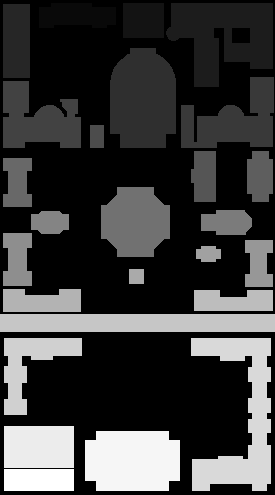
#> input picture Labeled.pgm, 275 x 495 px
$ python main.py
#> lines starting #> are read from the running program, lines starting #| are printed output that depends on the picture; after the words box and inside, x2 and y2 are one past the last pixel; in counts of white or black regions, pixels touching at a corner belong together
import cv2
import numpy as np
import pandas as pd
import math
from collections import Counter


#HELPER FUNCTION FOR SHAPE CONFIGURATION - MAJORITY BLACK PIXELS
def bp(matrix):
    black_pixels = np.sum(matrix == 0)
    total_pixels = matrix.size
    return black_pixels > (total_pixels / 2)

#HELPER FUNCTION FOR CONTOUR SHAPE
def shape_category(contour, image):

    x, y, w, h = cv2.boundingRect(contour) # Find the bounding rectangle around the contour
    rect = image[y:y+h, x:x+w] # Extract the part of the input image corrensponding to the rectangle
    cell_width = w // 4 # Calculate the width and height of each grid cell
    cell_height = h // 3

    # Create arrays to hold the pixels of each section
    sec1 = rect[0:cell_height, 0:cell_width]
    sec2 = rect[0:cell_height, cell_width:cell_width*2]
    sec3 = rect[0:cell_height, cell_width*2:cell_width*3]
    sec4 = rect[0:cell_height, cell_width*3:w]
    sec5 = rect[cell_height:cell_height*2, 0:cell_width]
    sec6 = rect[cell_height:cell_height*2, cell_width:cell_width*2]
    sec7 = rect[cell_height:cell_height*2, cell_width*2:cell_width*3]
    sec8 = rect[cell_height:cell_height*2, cell_width*3:w]
    sec9 = rect[cell_height*2:cell_height*3, 0:cell_width]
    sec10 = rect[cell_height*2:cell_height*3, cell_width:cell_width*2]
    sec11 = rect[cell_height*2:cell_height*3, cell_width*2:cell_width*3]
    sec12 = rect[cell_height*2:cell_height*3, cell_width*3:w]

    #determine the specs for each shape (more explanation in writeup)
    if (bp(sec5) and bp(sec6)):
        return "C-shaped"
    elif (bp(sec5) and bp(sec8)):
        return "I-shaped"
    elif (bp(sec7)):
        return "L-shaped"
    elif (bp(sec5) == False and bp(sec8) == False):
        return "rectangular"
    elif ( bp(sec1)!= bp(sec12) or bp(sec9)!= bp(sec4)):
        return "asymmetrical"

#HELPER FUNCTION FOR BOX_SIZE
def get_box_size(area):
    if area <= 2000:
        if area <=200:
            return "Smallest"
        else:
            return "Small"
    elif area > 2000 and area <= 5000:
        return "Medium"
    elif area > 5000:
        if area > 12000:
            return "Largest"
        else:
            return "Large"

#HELPER FUCNTION FOR BOX ASPECT RATIO
def aspect_ratio(box):
    width = abs(box[0][0] - box[1][0])
    height = abs(box[0][1] - box[1][1])
    diagonal = int(np.sqrt((width ** 2) + (height ** 2)))

    if height != 0:
        aspect_ratio = width / height
    else:
        aspect_ratio = 0

    if aspect_ratio < 0.75:
        return "narrow"
    elif aspect_ratio > 1.33:
        return "wide"
    else:
        return "medium-width"

#HELPER FUNCTION FOR BOX OVERLAP
def check_overlap(rect1, rect2):

    rect1_ur = rect1[0]
    rect1_ll = rect1[1]
    rect2_ur = rect2[0]
    rect2_ll = rect2[1]

    # Check for overlap
    if rect1_ur[0] < rect2_ll[0] or rect2_ur[0] < rect1_ll[0]:
        return False # Rectangles don't overlap horizontally
    if rect1_ur[1] < rect2_ll[1] or rect2_ur[1] < rect1_ll[1]:
        return False # Rectangles don't overlap vertically
    return True

#HELPER FUNCTION FOR VERTICAL LOCATION
def get_vert_section(image, contour):

    # Get the height and width of the input image
    height, width = image.shape[:2]

    # Calculate the bounds of each section
    uppermost_bounds = (0, 0, width, height // 5)
    upper_bounds = (0, height // 5, width, height // 5)
    mid_height_bounds = (0, 2 * height // 5, width, height // 5)
    lower_bounds = (0, 3 * height // 5, width, height // 5)
    lowermost_bounds = (0, 4 * height // 5, width, height // 5)

    # Get the bounding rectangle of the contour
    x, y, w, h = cv2.boundingRect(contour)

    # Calculate the center of the bounding rectangle
    center_x = x + w // 2
    center_y = y + h // 2

    # Check which section the center of the bounding rectangle falls within
    if center_y >= uppermost_bounds[1] and center_y <= uppermost_bounds[1] + uppermost_bounds[3] and center_x >= uppermost_bounds[0] and center_x <= uppermost_bounds[0] + uppermost_bounds[2]:
        return 'uppermost'
    elif center_y >= upper_bounds[1] and center_y <= upper_bounds[1] + upper_bounds[3] and center_x >= upper_bounds[0] and center_x <= upper_bounds[0] + upper_bounds[2]:
        return 'upper'
    elif center_y >= mid_height_bounds[1] and center_y <= mid_height_bounds[1] + mid_height_bounds[3] and center_x >= mid_height_bounds[0] and center_x <= mid_height_bounds[0] + mid_height_bounds[2]:
        return 'mid-height'
    elif center_y >= lower_bounds[1] and center_y <= lower_bounds[1] + lower_bounds[3] and center_x >= lower_bounds[0] and center_x <= lower_bounds[0] + lower_bounds[2]:
        return 'lower'
    elif center_y >= lowermost_bounds[1] and center_y <= lowermost_bounds[1] + lowermost_bounds[3] and center_x >= lowermost_bounds[0] and center_x <= lowermost_bounds[0] + lowermost_bounds[2]:
        return 'lowermost'
    else:
        return 'unknown'

#HELPER FUNCTION FOR HORIZONTAL LOCATION
def get_hoz_section(image, contour):
    # Get the height and width of the input image
    height, width = image.shape[:2]

    # Calculate the bounds of each section
    leftmost_bounds = (0, 0, width // 5, height)
    left_bounds = (width // 5, 0, width // 5, height)
    mid_width_bounds = (2 * width // 5, 0, width // 5, height)
    right_bounds = (3 * width // 5, 0, width // 5, height)
    rightmost_bounds = (4 * width // 5, 0, width // 5, height)

    # Get the bounding rectangle of the contour
    x, y, w, h = cv2.boundingRect(contour)

    # Calculate the center of the bounding rectangle
    center_x = x + w // 2
    center_y = y + h // 2

    # Check which section the center of the bounding rectangle falls within
    if center_x >= leftmost_bounds[0] and center_x <= leftmost_bounds[0] + leftmost_bounds[2] and center_y >= leftmost_bounds[1] and center_y <= leftmost_bounds[1] + leftmost_bounds[3]:
        return 'leftmost'
    elif center_x >= left_bounds[0] and center_x <= left_bounds[0] + left_bounds[2] and center_y >= left_bounds[1] and center_y <= left_bounds[1] + left_bounds[3]:
        return 'left'
    elif center_x >= mid_width_bounds[0] and center_x <= mid_width_bounds[0] + mid_width_bounds[2] and center_y >= mid_width_bounds[1] and center_y <= mid_width_bounds[1] + mid_width_bounds[3]:
        return 'mid-width'
    elif center_x >= right_bounds[0] and center_x <= right_bounds[0] + right_bounds[2] and center_y >= right_bounds[1] and center_y <= right_bounds[1] + right_bounds[3]:
        return 'right'
    elif center_x >= rightmost_bounds[0] and center_x <= rightmost_bounds[0] + rightmost_bounds[2] and center_y >= rightmost_bounds[1] and center_y <= rightmost_bounds[1] + rightmost_bounds[3]:
        return 'rightmost'
    else:
        return 'unknown'

#HELPER FUNCTION FOR ORIENTATION
def get_orientation(contour, threshold=0.1):

    # Get the bounding rectangle of the contour
    x, y, w, h = cv2.boundingRect(contour)

    # Calculate the aspect ratio of the bounding rectangle
    aspect_ratio = w / h

    # Check if the aspect ratio is within the threshold of 1.0 (i.e., non-oriented)
    if abs(aspect_ratio - 1.0) < threshold:
        return 'non-oriented'
    # Check if the aspect ratio is greater than 1.0 (i.e., horizontally-oriented)
    elif aspect_ratio > 1.0:
        return 'horizontally-oriented'
    # Otherwise, the aspect ratio is less than 1.0 (i.e., vertically-oriented)
    else:
        return 'vertically-oriented'

#FUNCTION TO CREATE "CONFUSION" ARRAYS FOR A GIVEN METRIC
def get_twins(metric):
    for obj_name in grand_dict:
        twins = []
        for other_name in grand_dict:
            if other_name != obj_name:
                if (grand_dict[obj_name][metric] == grand_dict[other_name][metric]):
                    twins.append(other_name)
        grand_dict[obj_name].append(twins)

#FUNCTION TO COMPUTE NEARNESS FOR TWO CONTOURS
def calculate_nearness(contour1, contour2):

    # Create bounding rectangles for the contours
    x1, y1, w1, h1 = cv2.boundingRect(contour1)
    x2, y2, w2, h2 = cv2.boundingRect(contour2)

    # Calculate the points along the bounding rectangles
    rect1_pts = [(x1, y1), (x1+w1, y1), (x1, y1+h1), (x1+w1, y1+h1)]
    rect2_pts = [(x2, y2), (x2+w2, y2), (x2, y2+h2), (x2+w2, y2+h2)]

    # Calculate the minimum distance between the two bounding rectangles
    min_dist = float('inf')
    for pt1 in rect1_pts:
        for pt2 in rect2_pts:
            dist = np.linalg.norm(np.array(pt1) - np.array(pt2))
            if dist < min_dist:
                min_dist = dist

    # Normalize the distance between 0 and 1 based on the maximum possible distance
    max_dist = np.linalg.norm(np.array([w1+h1, w2+h2]))
    norm_dist = min_dist / max_dist

    return norm_dist

#FINAL OUTPUT FORMATTING FUNCTION
def building_near(building, arr1, arr2, arr3, arr4, arr5):
    # Create nearTo array
    nearTo = []
    if arr3:
        nearTo = arr3[:2]
    elif arr4:
        nearTo = arr4[:2]
    elif arr5:
        nearTo = arr5[:2]

    # Create output string
    output = f"{building}: {arr1[0]}, {arr1[1]}, {arr1[2]}, {arr2[0]}, {arr2[1]}, {arr2[2]} building near to "
    if nearTo:
        output += f"{nearTo[0]}"
    if len(nearTo) > 1:
        output += f" and {nearTo[1]}"
    return output

#################################################################################################
#################################################################################################

# INITIALIZE DICTIONARY
grand_dict = {}

# READ IN TABLE.TXT TO POPULATE NAMELIST
namelist = []
with open("Table.txt") as f:
#> (reads Table.txt from the repository)
    lines = f.readlines()
for line in lines:
    items = line.split() # Split the line by whitespace
    name = items[1] # Store the second item as a string labeled "name"
    namelist.append(name)
namelist = namelist[::-1] # Reverse namelist to match contour read-in order in the next block
i = 0

# READ IMAGE + LOCATE SHAPES
image = cv2.imread('Labeled.pgm', cv2.IMREAD_COLOR)
#> image is the input picture: shape (495, 275, 3); min 0, max 255, mean 60.5
gray_image = cv2.cvtColor(image, cv2.COLOR_BGR2GRAY)
contours, _ = cv2.findContours(gray_image, cv2.RETR_EXTERNAL, cv2.CHAIN_APPROX_SIMPLE)
#> contours = 26 contours; largest, box (x1, y1, x2, y2) and area: (166, 3, 273, 87) 5870, (110, 48, 176, 148) 5606, (191, 338, 271, 491) 5532, (85, 431, 180, 491) 5130, (0, 314, 275, 332) 4658
image_height = image.shape[0]
#> image_height = 495

# ADD SHAPES TO DICTIONARY
for i, contour in enumerate(contours):

    # FIND OBJECT
    x, y, w, h = cv2.boundingRect(contour)
    obj = image[y:y+h, x:x+w]

    # CALCULATE OBJECT INTENSITY
    intensity = np.max(obj)

    #ADD TO GRAND_DICTIONARY
    obj_name = namelist[i]
    i += 1
    grand_dict[obj_name] = [intensity]

    #ADD CENTER OF MASS TO GRAND DICT VALUE
    M = cv2.moments(contour)
    cx = int(M['m10']/M['m00'])
    cy = int(M['m01']/M['m00'])
    com = [cx, cy]
    grand_dict[obj_name].append(com)

    #ADD TOTAL PIX AREA TO GRAND DICT VALUE
    rect = cv2.minAreaRect(contour)
    box = cv2.boxPoints(rect)
    box = np.intp(box)
    area = int(rect[1][0] * rect[1][1])
    grand_dict[obj_name].append(area)

    #IMAGE TESTER LINE - GENERATE PIC WITH MBR BOXES
    # cv2.drawContours(image, [box], 0, (255, 0, 0), 2)

    #ADD L/R CORNERS + DIAG OF BOX TO GRAND DICT
    x_coords = [box[i][0] for i in range(4)]
    y_coords = [box[i][1] for i in range(4)]
    x_min = min(x_coords)
    y_min = min(y_coords)
    x_max = max(x_coords)
    y_max = max(y_coords)
    diag = int(np.sqrt((x_max - x_min)**2 + (y_max - y_min)**2))
    lowLeft = (x_min, y_min)
    upRight = (x_max, y_max)
    corners = [upRight, lowLeft]
    grand_dict[obj_name].append(corners)
    grand_dict[obj_name].append(diag)

    #CLASSIFY BY SIZE, ASPECT RATIO, AND SHAPE
    what = []
    size = get_box_size(grand_dict[obj_name][2])
    what.append(size)
    aspect = aspect_ratio(grand_dict[obj_name][3])
    what.append(aspect)
    shape = shape_category(contour, image)
    what.append(shape)
    grand_dict[obj_name].append(what)

    #CLASSIFY BY LOCATION AND ORIENTATION
    where = []
    vert = get_vert_section(image, contour)
    where.append(vert)
    hoz = get_hoz_section(image, contour)
    where.append(hoz)
    ornt = get_orientation(contour)
    where.append(ornt)
    grand_dict[obj_name].append(where)

    grand_dict[obj_name].append(contour)
#> this loop made 26 passes
#> (intensity, obj_name, cx, cy) on passes 2, 4, 5, 7, 8: (246, 'ButlerLibrary', 132, 460), (217, 'Hamilton&Hartley&Wallach&JohnJay', 240, 417), (208, 'Journalism&Furnald', 30, 363), (189, 'Kent', 233, 300), (179, 'Dodge', 41, 301)
#> (contour, intensity, obj_name, cx) on passes 1, 3, 6: ([[4, 469], [4, 490], [73, 490], [73, 469]], 255, 'Carman', 38), ([[4, 426], [4, 467], [73, 467], [73, 426]], 236, 'Lerner', 38), ([[0, 314], [0, 331], [274, 331], [274, 314]], 198, 'CollegeWalk', 137)
#> pass 2, `obj = image[y:y+h, x:x+w]`:
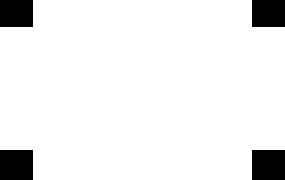
#> obj: shape (60, 95, 3) (shown 3 times larger); values 0 (black) and 246 (white), 92.7% white; 4 black regions, box (x1, y1, x2, y2) and area: (0, 50, 11, 60) 110, (84, 50, 95, 60) 110, (0, 0, 11, 9) 99, (84, 0, 95, 9) 99
#> pass 2, in shape_category (call 2), `sec1 = rect[0:cell_height, 0:cell_width]`:
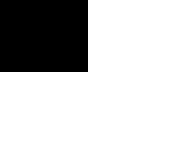
#> sec1: shape (20, 23, 3) (shown 8 times larger); values 0 (black) and 246 (white), 78.5% white; 1 black region, box (x1, y1, x2, y2) and area: (0, 0, 11, 9) 99

# CREATE NEIGHBORS ARRAY FOR EACH KEY IN GRAND_DICT
for obj_name in grand_dict:
    neighbors = []
    for other_name in grand_dict:
        if other_name != obj_name:
            if check_overlap(grand_dict[other_name][3], grand_dict[obj_name][3]):
                neighbors.append(other_name)
    grand_dict[obj_name].append(neighbors)
#> this loop made 26 passes

get_twins(5) # adds geometric twins to the end of the value array
#> the loop in get_twins, `for obj_name in grand_dict:` made 26 passes
get_twins(6) # adds location twins to the end of the value array
#> the loop in get_twins (call 2), `for obj_name in grand_dict:` made 26 passes

#  CREATE NEARNESS ARRAY FOR EACH KEY IN GRAND_DICT
for obj_name in grand_dict:
    nearness = []
    for other_name in grand_dict:
        if other_name != obj_name:
            near = calculate_nearness(grand_dict[other_name][7], grand_dict[obj_name][7])
            if obj_name == "AlmaMater":
                if near < 0.3:
                    nearness.append(other_name)
            if near < 0.165:
                nearness.append(other_name)
    grand_dict[obj_name].append(nearness)

with open("output.html", "w") as f:
    for obj_name in grand_dict:
        arr1 = grand_dict[obj_name][5]
        arr2 = grand_dict[obj_name][6]
        arr3 = grand_dict[obj_name][8]
        arr4 = grand_dict[obj_name][10]
        arr5 = grand_dict[obj_name][11]
        building = obj_name
        output = building_near(building, arr1, arr2, arr3, arr4, arr5)
        output = output.replace(building, f"<b>{building}</b>")
        f.write(f"{output}<br>")

#################################################################################################
#################################################################################################

# STEP 1 DELIVERABLES GENERATOR
data_list = []
for key in grand_dict:
    data_dict = {
        "intensity": grand_dict[key][0],
        "name": key,
        "(x,y) of CoM": grand_dict[key][1],
        "pixel area": grand_dict[key][2],
        "L/R corners": grand_dict[key][3],
        "MBR Diag": grand_dict[key][4],
        "Intersectors": grand_dict[key][8]
    }
    data_list.append(data_dict)
#> this loop made 26 passes
df = pd.DataFrame(data_list)
html = df.to_html(index=False, bold_rows=True)
with open("step1.html", "w") as f:
    f.write(html)

# STEP 2 DELIVERABLES GENERATOR
data_list = []
for key in grand_dict:
    data_dict = {
        "name": key,
        "size": grand_dict[key][5][0],
        "aspect ratio": grand_dict[key][5][1],
        "shape": grand_dict[key][5][2],
        "confusion": grand_dict[key][9]
    }
    data_list.append(data_dict)
df = pd.DataFrame(data_list)
html = df.to_html(index=False, bold_rows=True)
with open("step2.html", "w") as f:
    f.write(html)

# STEP 3 DELIVERABLES GENERATOR
data_list = []
for key in grand_dict:
    data_dict = {
        "name": key,
        "verticality": grand_dict[key][6][0],
        "horizontality": grand_dict[key][6][1],
        "orientation": grand_dict[key][6][2],
        "confusion": grand_dict[key][10]
    }
    data_list.append(data_dict)
df = pd.DataFrame(data_list)
html = df.to_html(index=False, bold_rows=True)
with open("step3.html", "w") as f:
    f.write(html)

# STEP 4 DELIVERABLES GENERATOR
data_list = []
for key in grand_dict:
    data_dict = {
        "name": key,
        "near to": grand_dict[key][11],
    }
    data_list.append(data_dict)
df = pd.DataFrame(data_list)
html = df.to_html(index=False, bold_rows=True)
with open("step4.html", "w") as f:
    f.write(html)
